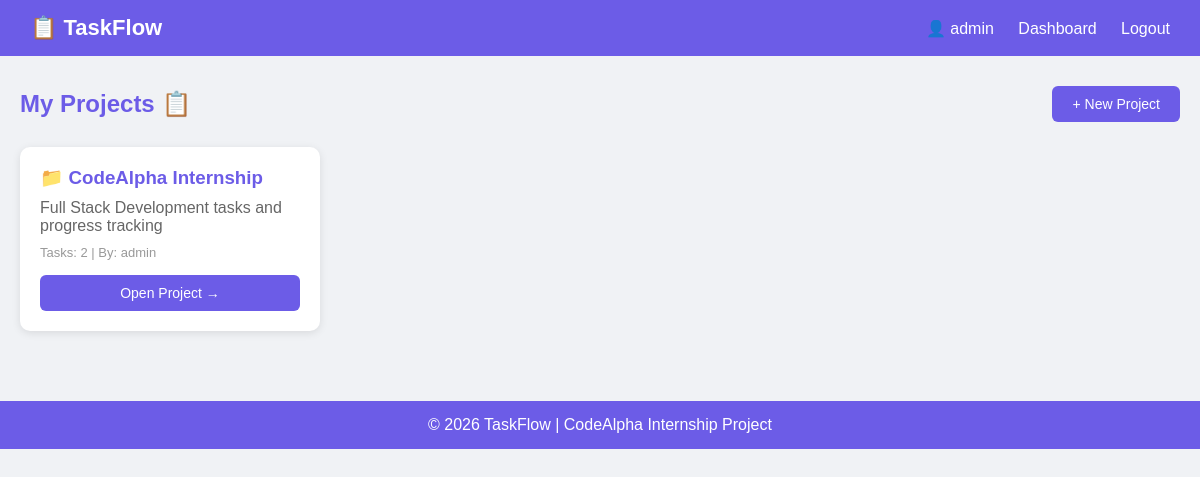
The page /dashboard/ (signed in) on the database its author committed.
### tasks/models.py (models this page shows, shortened)
class Project(models.Model):
    name = models.CharField(max_length=200)
    description = models.TextField(blank=True)
    created_by = models.ForeignKey(User, on_delete=models.CASCADE, related_name='projects')
    members = models.ManyToManyField(User, related_name='member_projects', blank=True)
    created_at = models.DateTimeField(auto_now_add=True)

### tasks/views.py (the view)
# urls.py: path('dashboard/', views.dashboard, name='dashboard'),
@login_required
def dashboard(request):
    projects = Project.objects.filter(members=request.user) | Project.objects.filter(created_by=request.user)
    projects = projects.distinct()
    return render(request, 'dashboard.html', {'projects': projects})

### templates/dashboard.html (shortened to what this page needs)
{% extends 'base.html' %}
{% block content %}
<div style="display:flex; justify-content:space-between; align-items:center; margin-bottom:25px;">
    <h2 style="color:#6c5ce7;">My Projects 📋</h2>
    <a href="/project/create/" class="btn btn-primary">+ New Project</a>
</div>
{% if projects %}
<div style="display:flex; flex-wrap:wrap; gap:20px;">
    {% for project in projects %}
    <div class="card" style="width:300px;">
        <h3 style="color:#6c5ce7;">📁 {{ project.name }}</h3>
        <p style="color:#666; margin:10px 0;">{{ project.description|truncatewords:15 }}</p>
        <p style="color:#999; font-size:13px;">
            Tasks: {{ project.tasks.count }} |
            By: {{ project.created_by.username }}
        </p>
        <a href="/project/{{ project.pk }}/" class="btn btn-primary" style="margin-top:15px; display:block; text-align:center;">
            Open Project →
        </a>
    </div>
    {% endfor %}
</div>
{% else %}
<div class="card" style="text-align:center; padding:50px;">
    <p style="font-size:50px;">📋</p>
    <h3 style="color:#666; margin:15px 0;">Koi project nahi hai abhi!</h3>
    <a href="/project/create/" class="btn btn-primary">Pehla Project Banao</a>
</div>
{% endif %}
{% endblock %}

### templates/base.html (shortened to what this page needs)
<!DOCTYPE html>
<html lang="en">
<head>
</head>
<body>
<nav>
    <span class="logo">📋 TaskFlow</span>
    <div>
        {% if user.is_authenticated %}
        <span style="color:white;">👤 {{ user.username }}</span>
        <a href="/dashboard/">Dashboard</a>
        <a href="/logout/">Logout</a>
        {% else %}
        <a href="/login/">Login</a>
        <a href="/register/">Register</a>
        {% endif %}
    </div>
</nav>
<div class="container">
    {% block content %}{% endblock %}
</div>
<footer>
    <p>© 2026 TaskFlow | CodeAlpha Internship Project</p>
</footer>
</body>
</html>

### templates/base.html (style rules this page uses)
* { margin: 0; padding: 0; box-sizing: border-box; }
body { font-family: Arial, sans-serif; background: #f0f2f5; }
nav { background: #6c5ce7; padding: 15px 30px; display: flex; justify-content: space-between; align-items: center; }
nav .logo { color: white; font-size: 22px; font-weight: bold; }
nav a { color: white; text-decoration: none; margin-left: 20px; }
.container { max-width: 1200px; margin: 30px auto; padding: 0 20px; }
.btn { display: inline-block; padding: 10px 20px; border-radius: 6px; text-decoration: none; border: none; cursor: pointer; font-size: 14px; }
.btn-primary { background: #6c5ce7; color: white; }
.card { background: white; border-radius: 10px; padding: 20px; box-shadow: 0 2px 8px rgba(0,0,0,0.1); margin-bottom: 20px; }
footer { background: #6c5ce7; color: white; text-align: center; padding: 15px; margin-top: 50px; }

### rows shown on the page
Project: name "CodeAlpha Internship", description "Full Stack Development tasks and progress tracking", tasks.count "2", created_by.username "admin"

### other values the page prints
{{ user.username }} "admin"
